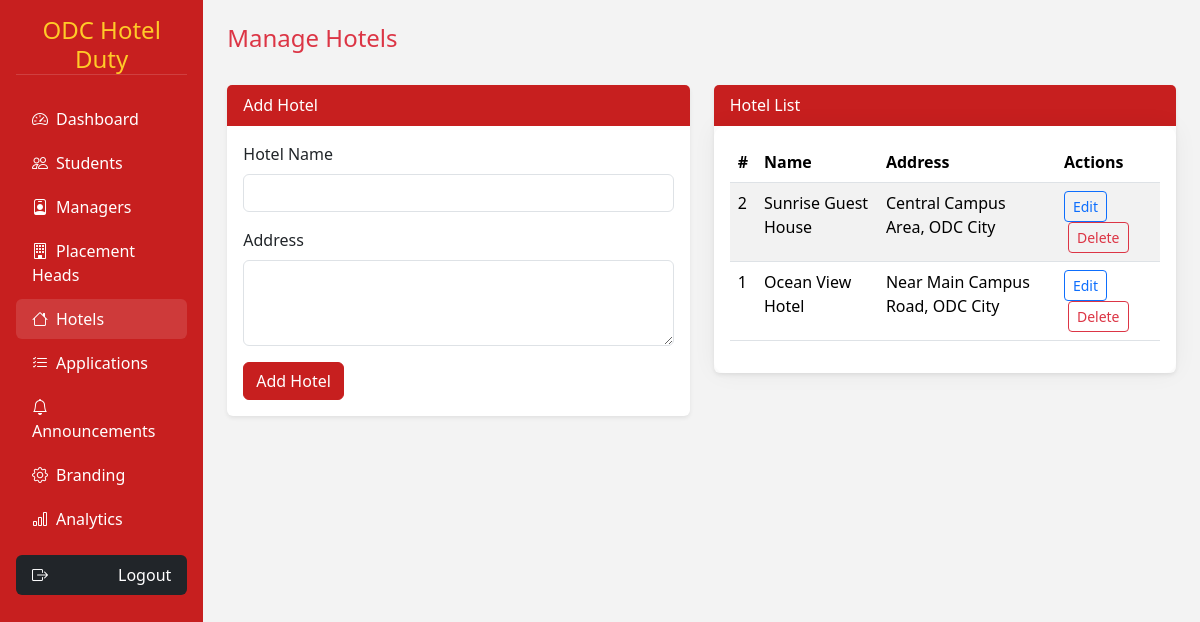
The app's page /admin/manage_hotels.php (signed in) with its own data.
### tables this page shows
CREATE TABLE IF NOT EXISTS hotels (
  id INT AUTO_INCREMENT PRIMARY KEY,
  name VARCHAR(150) NOT NULL,
  address TEXT NOT NULL,
  created_at TIMESTAMP DEFAULT CURRENT_TIMESTAMP
);

### admin/manage_hotels.php (the view, shortened to what this page needs)
<?php
require_once __DIR__ . '/../includes/functions.php';
require_once __DIR__ . '/../includes/layout.php';
$editHotel = null;
$hotels = $pdo->query('SELECT * FROM hotels ORDER BY id DESC')->fetchAll();
?>
<?php require_once __DIR__ . '/../includes/header.php'; ?>
<div class="row g-4">
    <div class="col-lg-6">
        <div class="card shadow-sm border-0">
            <div class="card-header bg-danger text-white"><?= $editHotel ? 'Edit Hotel' : 'Add Hotel' ?></div>
            <div class="card-body">
                <form method="post">
                    <div class="mb-3">
                        <label class="form-label">Hotel Name</label>
                        <input class="form-control" name="name" value="<?= htmlspecialchars($editHotel['name'] ?? '') ?>" required />
                    </div>
                    <div class="mb-3">
                        <label class="form-label">Address</label>
                        <textarea class="form-control" name="address" rows="3" required><?= htmlspecialchars($editHotel['address'] ?? '') ?></textarea>
                    </div>
                    <button class="btn btn-danger"><?= $editHotel ? 'Update Hotel' : 'Add Hotel' ?></button>
                </form>
            </div>
        </div>
    </div>
    <div class="col-lg-6">
        <div class="card shadow-sm border-0">
            <div class="card-header bg-danger text-white">Hotel List</div>
            <div class="card-body table-responsive">
                <table class="table table-striped">
                    <thead>
                        <tr><th>#</th><th>Name</th><th>Address</th><th>Actions</th></tr>
                    </thead>
                    <tbody>
                        <?php foreach ($hotels as $hotel): ?>
                        <tr>
                            <td><?= $hotel['id'] ?></td>
                            <td><?= htmlspecialchars($hotel['name']) ?></td>
                            <td><?= htmlspecialchars($hotel['address']) ?></td>
                            <td>
                                <a href="?edit_id=<?= $hotel['id'] ?>" class="btn btn-sm btn-outline-primary">Edit</a>
                                <form method="post" class="d-inline ms-1" onsubmit="return confirm('Delete this hotel?');">
                                    <button class="btn btn-sm btn-outline-danger">Delete</button>
                                </form>
                            </td>
                        </tr>
                        <?php endforeach; ?>
                    </tbody>
                </table>
            </div>
        </div>
    </div>
</div>
<?php require_once __DIR__ . '/../includes/footer.php'; ?>

### assets/css/style.css (style rules this page uses)
:root { --primary: #c71f1f; --secondary: #ffca28; --bg: #f8f9fa; --text: #212529; }
body, html { min-height: 100%; background: var(--bg); }
.app-body { background: #f3f3f3; }
.card-header.bg-danger, .btn-danger, .bg-danger { background-color: var(--primary) !important; border-color: var(--primary) !important; }
.table-responsive { background: #fff; border-radius: .75rem; box-shadow: 0 0 24px rgba(0,0,0,.05); }
.card { border: none; }
.card .card-body { position: relative; }

### records on screen
hotels: id "2", name "Sunrise Guest House", address "Central Campus Area, ODC City"
hotels: id "1", name "Ocean View Hotel", address "Near Main Campus Road, ODC City"

### other values on screen
$brand "ODC Hotel Duty"
$item['label'] "Dashboard"
$item['label'] "Students"
$item['label'] "Managers"
$item['label'] "Placement Heads"
$item['label'] "Hotels"
$item['label'] "Applications"
$item['label'] "Announcements"
$item['label'] "Branding"
$item['label'] "Analytics"
$title "Manage Hotels"
